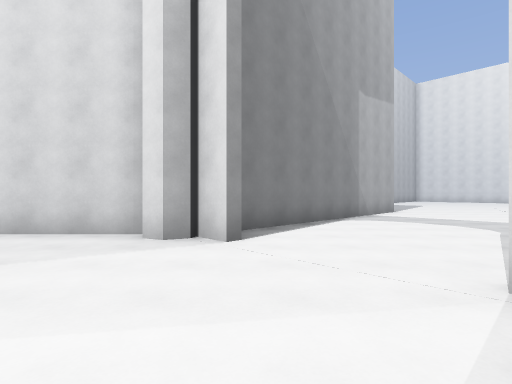
[1] (above)

18 first-person views from a walk through a Godot game level. The camera is 1.5 m above the floor, looks level and sees 80° across. The floor is counted in squares, 2 m on a side. Each view is taken from the middle of a square. On the plan, view 1 faces up. The plan holds only what a view shows up to about 10 squares ahead; the rest is blank. The place goes on beyond the plan. Surface patterns are stand-ins for the level's own textures.

[2]
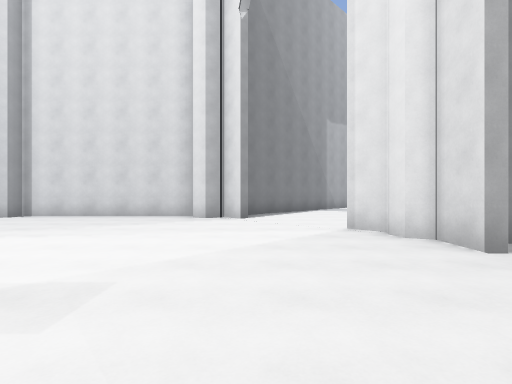

[3]
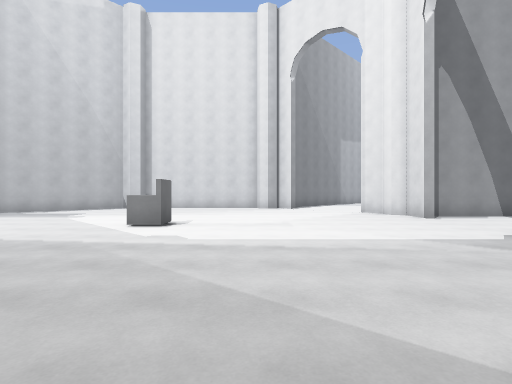

[4]
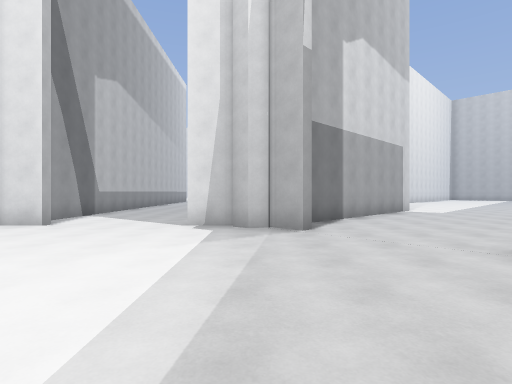

[5]
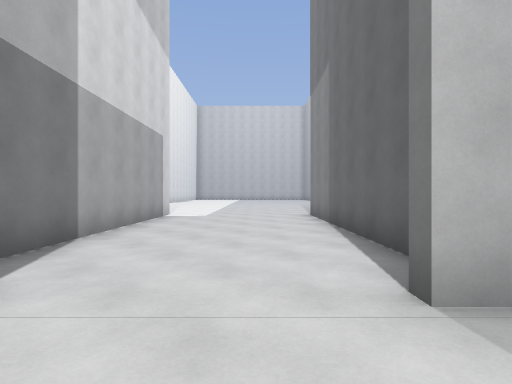

[6]
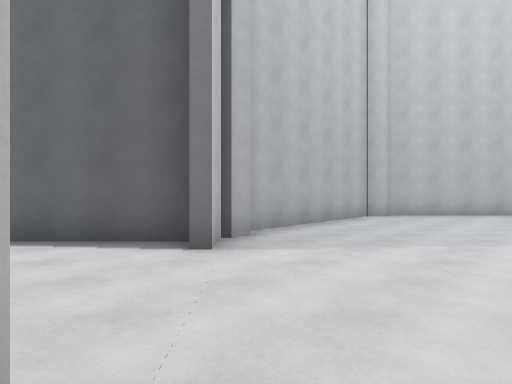

[7]
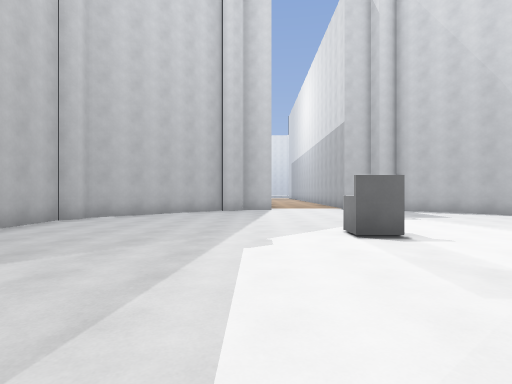

[8]
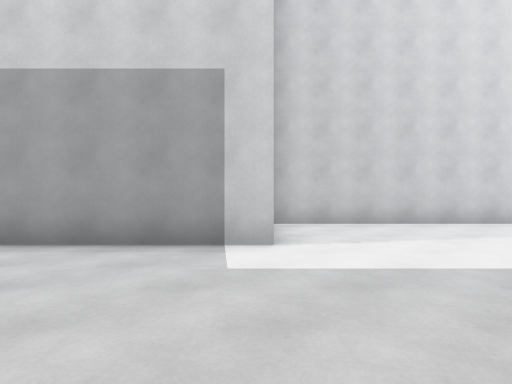

[9]
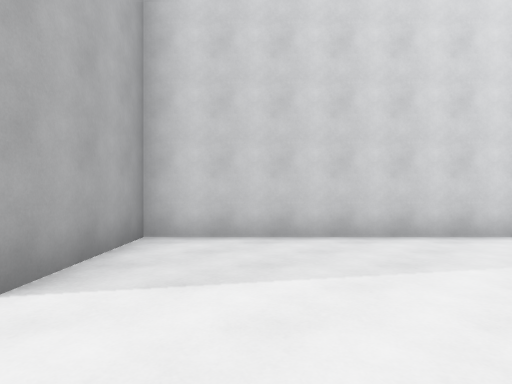

[10]
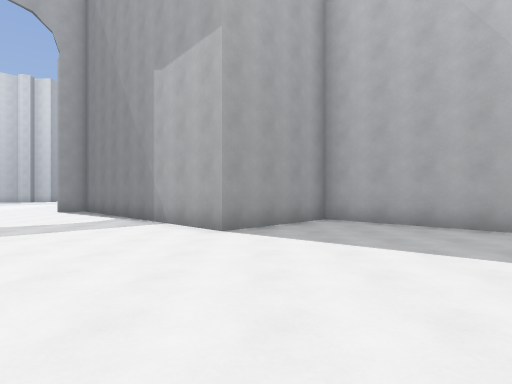

[11]
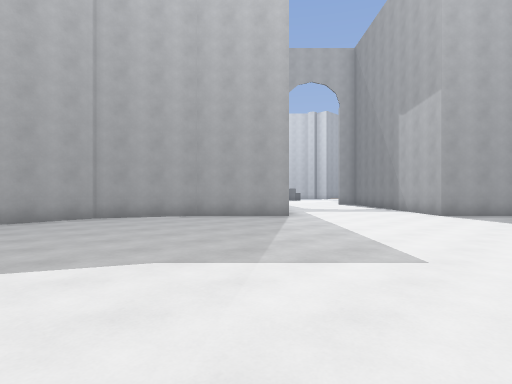

[12]
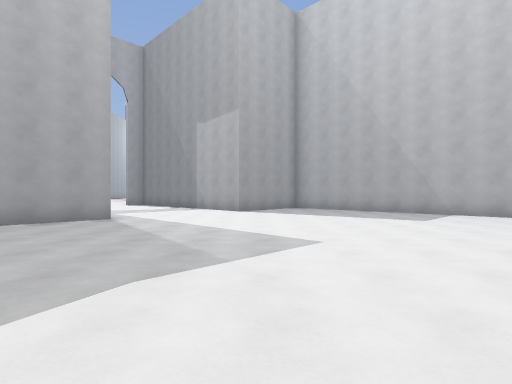

[13]
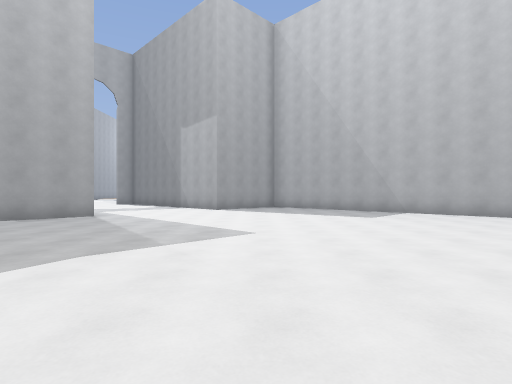

[14]
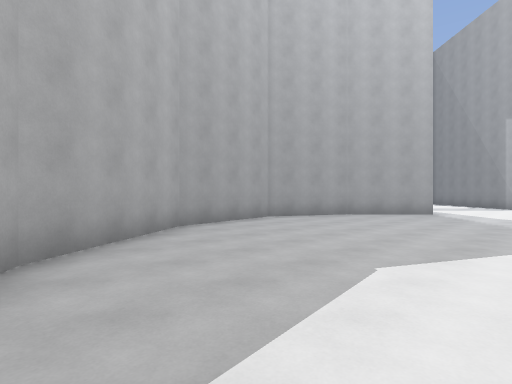

[15]
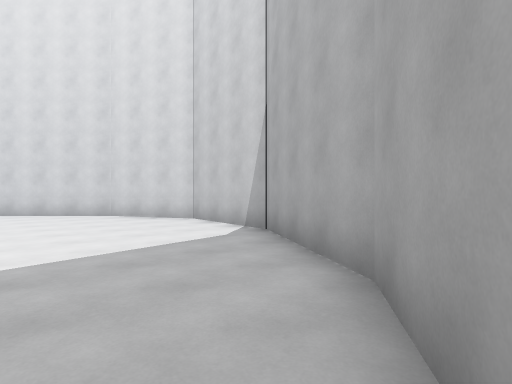

[16]
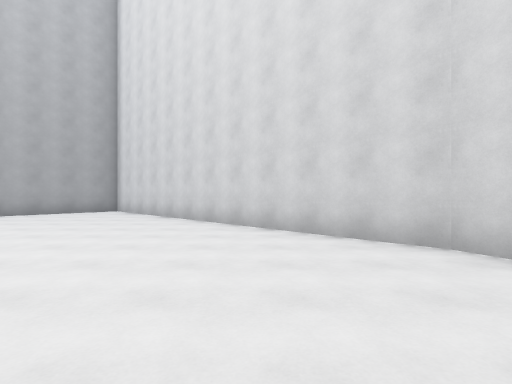

[17]
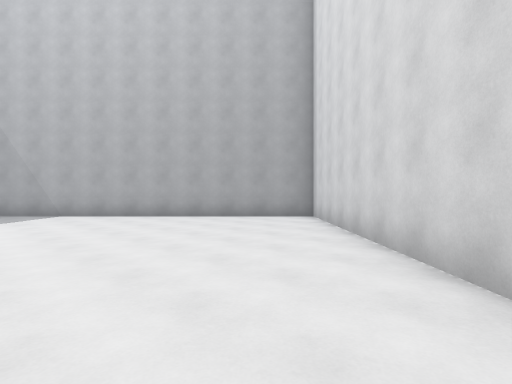

[18]
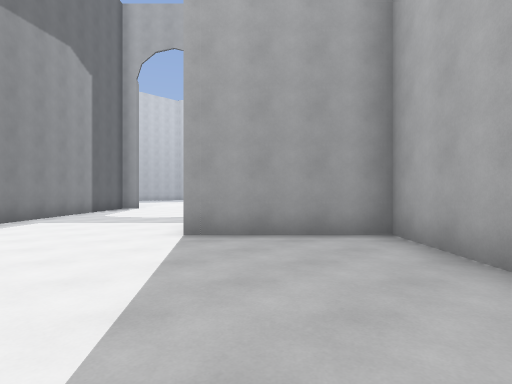

### Floor plan
Points are (right, up) in squares from view 1. A wall is a line through its corners. A room is listed if a view was taken in it or the views show most of it. See-through windows are left out.
Room 1 (views 1, 2, 3, 4, 5, 6, 7, 8, 9)
walls: (2.8, -4.5) (2.8, -3.4); (1.9, -5.9) (2.5, -5.4) (2.3, -4.8) (2.7, -4.4); (3.2, -0.2) (2.8, -0.2) (2.8, 0.8) (2.4, 1) (2.3, 1.4); (6, 0.5) (3.5, 0.5); (2.5, 1.6) (1.9, 2.3); (-0.6, -8.9) (4.8, -14.3); (-1.8, -8.8) (-1, -8.8) (-0.3, -8.2); (-4.1, -1.5) (-4.1, -2.3) (-4.9, -2.3); (-1.4, 4.8) (-1.9, 5); (-1.9, 5.4) (-7.2, 5.4) (-7.3, 4.9); (-9.5, -7.2) (-7.9, -8.8) (-7.4, -8.8) (-7, -9.2) (-2, -9.2); (14.6, -13.4) (10.3, -9.1) (8.2, -11.1) (3.4, -6.3)
ways out: opening at (0, 3.3) to room 2
Room 2 (views 10, 11, 12, 13, 14, 15, 16, 17, 18)
walls: (8.5, 8) (10.6, 5.9) (13, 4.7) (16.5, 5.1) (19.5, 7.1) (21.5, 10.2) (21.9, 13.3) (20.5, 16) (12.6, 24) (2.5, 13.9) (5.1, 11.3) (-0.3, 5.9); (5.2, 4.7) (7.2, 6.7); (-0.4, 4.5) (-0.9, 5) (-1.4, 4.8)
ways out: opening at (0, 3.3) to room 1

Where each view was taken, in squares from view 1:
view 1: 0 up, 0 right, facing up
view 2: 4 down, 0 right, facing up
view 3: 9 down, 2 left, facing up
view 4: 5 down, 4 left, facing right
view 5: 6 down, 1 left, facing down-right
view 6: 5 down, 2 right, facing down-left
view 7: 4 down, 1 right, facing left
view 8: 14 down, 5 right, facing up-right
view 9: 14 down, 8 right, facing up-right
view 10: 12 up, 11 right, facing left
view 11: 14 up, 16 right, facing down-left
view 12: 12 up, 17 right, facing left
view 13: 13 up, 18 right, facing left
view 14: 11 up, 20 right, facing down-left
view 15: 6 up, 17 right, facing up-right
view 16: 12 up, 18 right, facing up
view 17: 16 up, 18 right, facing up-left
view 18: 16 up, 8 right, facing down-left
